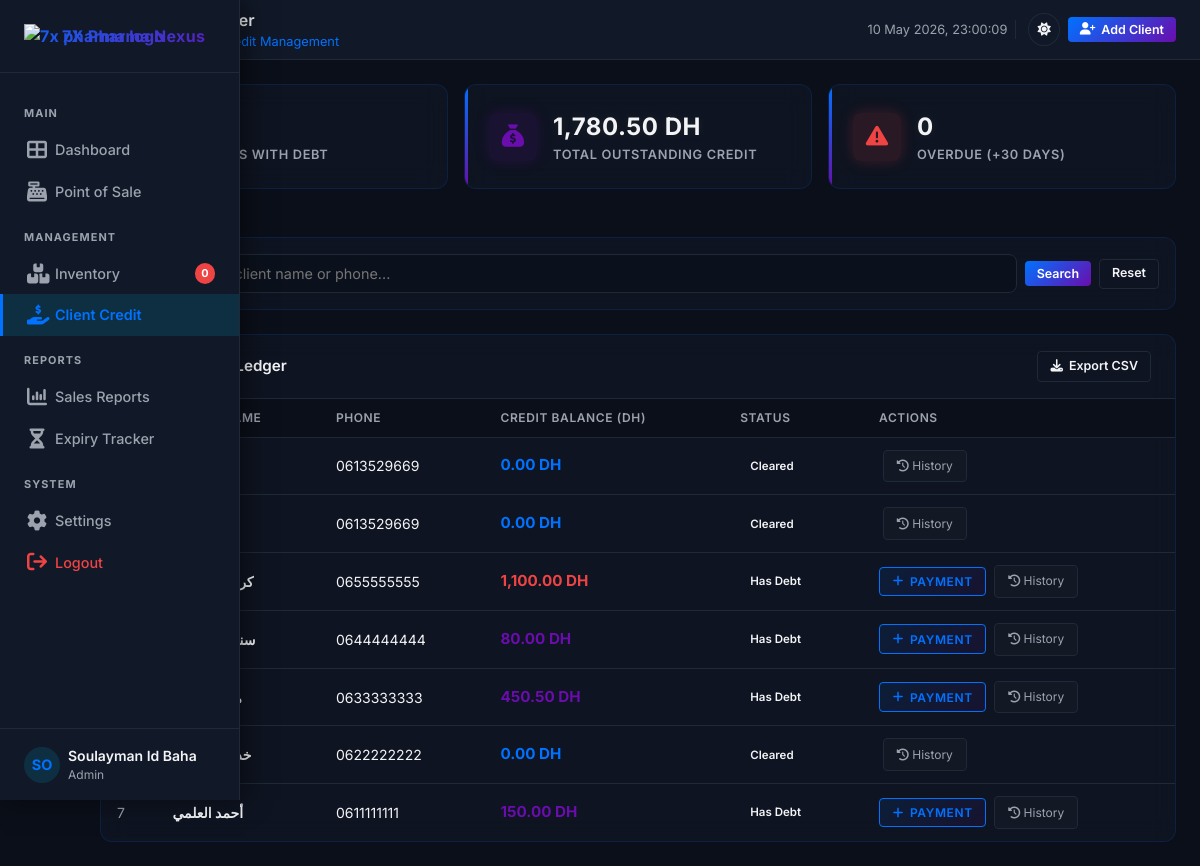
Page /public/credit (signed in) on the committed database.
### tables this page shows
CREATE TABLE `clients` (
  `id` int(11) NOT NULL,
  `name` varchar(100) NOT NULL,
  `phone` varchar(20) DEFAULT NULL,
  `credit_balance` decimal(12,2) DEFAULT 0.00,
  `created_at` timestamp NOT NULL DEFAULT current_timestamp()
);

### app/controllers/CreditController.php (called while the page is built, shortened)
<?php
class CreditController extends Controller {
    public function index() {
        $clientModel = $this->model('Client');
        $clients = $clientModel->getAll();
        $this->view('credit', ['clients' => $clients]);
    }
}
?>

### app/core/Router.php (called while the page is built, shortened)
<?php
class Router {
    protected $method = 'index';
    public function __construct() {
        $url = $this->parseUrl();
        if (isset($url[0]) && file_exists(ROOT_DIR . '/app/controllers/' . ucfirst($url[0]) . 'Controller.php')) {
            unset($url[0]);
        }
        $this->controller = new $this->controller();
        $this->params = $url ? array_values($url) : [];
        call_user_func_array([$this->controller, $this->method], $this->params);
    }
    private function parseUrl() {
        if (isset($_GET['url'])) {
            $url = rtrim($_GET['url'], '/');
            $url = filter_var($url, FILTER_SANITIZE_URL);
            $url = explode('/', $url);
            return $url;
        }
        return [];
    }
}

### public/index.php (called while the page is built, shortened)
<?php
require_once ROOT_DIR . '/app/config/Database.php';
require_once ROOT_DIR . '/app/core/Model.php';
require_once ROOT_DIR . '/app/core/Controller.php';
require_once ROOT_DIR . '/app/core/Router.php';
$router = new Router();
?>

### app/config/Database.php (called while the page is built, shortened)
<?php
class Database {
    private $conn;
    public function __construct() {
        $host = $_ENV['DB_HOST'] ?? '127.0.0.1';
        $port = $_ENV['DB_PORT'] ?? '3307';
        $db_name = $_ENV['DB_NAME'] ?? 'pharma_core';
        $username = $_ENV['DB_USER'] ?? 'root';
        $password = $_ENV['DB_PASS'] ?? '';
        try {
            $dsn = "mysql:host={$host};port={$port};dbname={$db_name};charset=utf8mb4";
            $options = [
                PDO::ATTR_ERRMODE => PDO::ERRMODE_EXCEPTION,
                PDO::ATTR_DEFAULT_FETCH_MODE => PDO::FETCH_ASSOC,
                PDO::ATTR_EMULATE_PREPARES => false,
            ];
            $this->conn = new PDO($dsn, $username, $password, $options);
        } catch(PDOException $e) {
            $this->logError($e);
            $error_view = ROOT_DIR . '/views/db_error.php';
            if (file_exists($error_view)) {
                include $error_view;
            } else {
                header('HTTP/1.1 500 Internal Server Error');
                echo "Database Connection Error. Design file missing.";
            }
            exit();
        }
    }
    public function getConnection() {
        return $this->conn;
    }
}
?>

### app/core/Model.php (called while the page is built, shortened)
<?php
class Model {
    protected $db;
    public function __construct() {
        require_once ROOT_DIR . '/app/config/Database.php';
        $database = new Database();
        $this->db = $database->getConnection();
    }
    protected function query($sql, $params = []) {
        $stmt = $this->db->prepare($sql);
        $stmt->execute($params);
        return $stmt;
    }
}

### app/models/Client.php (called while the page is built, shortened)
<?php
class Client extends Model {
    protected $table = 'clients';
    public function getAll() {
        $sql = "SELECT * FROM {$this->table} ORDER BY id DESC";
        $stmt = $this->query($sql);
        if ($stmt) {
            return $stmt->fetchAll(PDO::FETCH_ASSOC);
        }
        return [];
    }
}

### views/pages/credit.php (the view, shortened to what this page needs)
<?php
$total_debt = 0;
$clients_with_debt = 0;
if (!empty($clients)) {
    foreach ($clients as $client) {
        if ($client['credit_balance'] > 0) {
            $total_debt += $client['credit_balance'];
            $clients_with_debt++;
        }
    }
}
?>
<!DOCTYPE html>
<html lang="en" data-theme="dark">
<head>
    <link rel="stylesheet" href="https://cdnjs.cloudflare.com/ajax/libs/font-awesome/6.4.0/css/all.min.css">
    <link rel="stylesheet" href="<?= BASE_URL ?>/assets/css/global.css">
    <link rel="stylesheet" href="<?= BASE_URL ?>/assets/css/dashboard.css">
    <link rel="stylesheet" href="<?= BASE_URL ?>/assets/css/credit.css">
</head>
<body>
    <div class="dashboard-layout">
        <aside class="sidebar" id="sidebar" aria-label="Main navigation">
            <div class="sidebar-brand">
                <img src="<?= BASE_URL ?>/assets/images/logo/7X-PHARMA-ICO.png" alt="7x pharma logo">
                <span class="nav-text">7X Pharma Nexus</span>
            </div>
            <nav class="sidebar-nav" aria-label="Sidebar navigation">
                <p class="nav-section-label">Main</p>
                <a href="<?= BASE_URL ?>/dashboard" class="nav-item " aria-current="page">
                    <i class="fa-solid fa-table-cells-large fa-fw"></i>
                    <span class="nav-text">Dashboard</span>
                </a>
                <a href="<?= BASE_URL ?>/pos" class="nav-item">
                    <i class="fa-solid fa-cash-register fa-fw"></i>
                    <span class="nav-text">Point of Sale</span>
                </a>
                <p class="nav-section-label">Management</p>
                <a href="<?= BASE_URL ?>/inventory" class="nav-item">
                    <i class="fa-solid fa-boxes-stacked fa-fw"></i>
                    <span class="nav-text">Inventory</span>
                    <span class="nav-badge"><?= $low_stock_count ?? 0 ?></span>
                </a>
                <a href="<?= BASE_URL ?>/credit" class="nav-item active">
                    <i class="fa-solid fa-hand-holding-dollar fa-fw"></i>
                    <span class="nav-text">Client Credit</span>
                </a>
                <p class="nav-section-label">Reports</p>
                <a href="<?= BASE_URL ?>/reports/sales" class="nav-item">
                    <i class="fa-solid fa-chart-column fa-fw"></i>
                    <span class="nav-text">Sales Reports</span>
                </a>
                <a href="<?= BASE_URL ?>/reports/expiry" class="nav-item">
                    <i class="fa-solid fa-hourglass-half fa-fw"></i>
                    <span class="nav-text">Expiry Tracker</span>
                </a>
                <p class="nav-section-label">System</p>
                <a href="<?= BASE_URL ?>/settings" class="nav-item">
                    <i class="fa-solid fa-gear fa-fw"></i>
                    <span class="nav-text">Settings</span>
                </a>
                <a href="<?= BASE_URL ?>/auth/logout" class="nav-item" style="color: var(--color-danger);">
                    <i class="fa-solid fa-arrow-right-from-bracket fa-fw"></i>
                    <span class="nav-text">Logout</span>
                </a>
            </nav>
            <div class="sidebar-footer">
                <div class="sidebar-user">
                    <div class="user-avatar"><?= strtoupper(substr($_SESSION['name'] ?? 'AD', 0, 2)) ?></div>
                    <div class="user-info">
                        <div class="user-name"><?= htmlspecialchars($_SESSION['name'] ?? 'Admin') ?></div>
                        <div class="user-role"><?= htmlspecialchars(ucfirst($_SESSION['role'] ?? 'Administrator')) ?></div>
                    </div>
                </div>
            </div>
        </aside>
        <div class="main-content">
            <header class="top-navbar">
                <div class="navbar-left">
                    <div>
                        <div class="page-title">Client Credit Ledger</div>
                        <div class="breadcrumb">7X Pharma Nexus &rsaquo; <span>Credit Management</span></div>
                    </div>
                </div>
                <div class="navbar-right">
                    <span class="navbar-clock" id="navbar-clock"></span>
                    <button id="theme-toggle" class="btn-icon" aria-label="Toggle Theme">
                        <span id="theme-icon"></span>
                    </button>
                    <button class="btn btn-primary btn-sm btn-glow" id="btn-open-add-client" aria-label="Add new client">
                        <i class="fa-solid fa-user-plus"></i>
                        Add Client
                    </button>
                </div>
            </header>
            <main class="page-body">
                <div class="credit-stats">
                    <div class="credit-stat-card glass-panel">
                        <div class="credit-stat-icon blue neon-glow-blue"><i class="fa-solid fa-users"></i></div>
                        <div class="credit-stat-body">
                            <div class="stat-value"><?= $clients_with_debt ?></div>
                            <div class="stat-label">Clients with Debt</div>
                        </div>
                    </div>
                    <div class="credit-stat-card glass-panel">
                        <div class="credit-stat-icon purple neon-glow-purple"><i class="fa-solid fa-sack-dollar"></i></div>
                        <div class="credit-stat-body">
                            <div class="stat-value"><?= number_format($total_debt, 2) ?> DH</div>
                            <div class="stat-label">Total Outstanding Credit</div>
                        </div>
                    </div>
                    <div class="credit-stat-card glass-panel">
                        <div class="credit-stat-icon red neon-glow-red"><i class="fa-solid fa-triangle-exclamation"></i></div>
                        <div class="credit-stat-body">
                            <div class="stat-value">0</div>
                            <div class="stat-label">Overdue (+30 days)</div>
                        </div>
                    </div>
                </div>
                <div class="panel glass-panel">
                    <div class="panel-body" style="padding:var(--space-3);">
                        <form method="GET" action="<?= BASE_URL ?>/credit" class="credit-filter-bar" role="search">
                            <div class="search-input-wrap">
                                <input type="search" name="q" value="<?= htmlspecialchars($_GET['q'] ?? '') ?>" placeholder="Search by client name or phone..." aria-label="Search clients">
                            </div>
                            <button type="submit" class="btn btn-primary btn-sm">Search</button>
                            <a href="<?= BASE_URL ?>/credit" class="btn btn-outline btn-sm">Reset</a>
                        </form>
                    </div>
                </div>
                <div class="panel glass-panel">
                    <div class="panel-header">
                        <h2 class="panel-title">
                            Client Debt Ledger
                        </h2>
                        <div class="panel-actions">
                            <a href="#" class="btn btn-outline btn-sm"><i class="fa-solid fa-download"></i> Export CSV</a>
                        </div>
                    </div>
                    <div class="table-responsive">
                        <table class="data-table" aria-label="Client credit ledger">
                            <thead>
                                <tr>
                                    <th>#</th>
                                    <th>Client Name</th>
                                    <th>Phone</th>
                                    <th>Credit Balance (DH)</th>
                                    <th>Status</th>
                                    <th>Actions</th>
                                </tr>
                            </thead>
                            <tbody>
                                <?php if (!empty($clients)): ?>
                                    <?php foreach ($clients as $index => $client): ?>
                                        <?php
                                        $balance = floatval($client['credit_balance']);
                                        $debtClass = $balance > 500 ? 'high' : ($balance > 0 ? 'medium' : 'low');
                                        $statusBadge = $balance > 0 ? '<span class="badge badge-debt">Has Debt</span>' : '<span class="badge badge-cleared">Cleared</span>';
                                        ?>
                                        <tr>
                                            <td style="color:var(--color-text-secondary);"><?= $index + 1 ?></td>
                                            <td>
                                                <strong class="client-name-text"><?= htmlspecialchars($client['name']) ?></strong>
                                            </td>
                                            <td><span class="phone-text"><?= htmlspecialchars($client['phone'] ?? 'N/A') ?></span></td>
                                            <td><span class="debt-amount <?= $debtClass ?>"><?= number_format($balance, 2) ?> DH</span></td>
                                            <td><?= $statusBadge ?></td>
                                            <td>
                                                <?php if ($balance > 0): ?>
                                                    <button class="btn-pay" data-client-id="<?= $client['id'] ?>" data-client-name="<?= htmlspecialchars($client['name'], ENT_QUOTES) ?>" data-balance="<?= $balance ?>" id="pay-btn-<?= $client['id'] ?>">
                                                        <i class="fa-solid fa-plus"></i> Payment
                                                    </button>
                                                <?php endif; ?>
                                                <a href="<?= BASE_URL ?>/credit/history/<?= $client['id'] ?>" class="btn-table-action" style="margin-left:4px; text-decoration:none; display:inline-block;">
                                                    <i class="fa-solid fa-clock-rotate-left"></i> History
                                                </a>
                                            </td>
                                        </tr>
                                    <?php endforeach; ?>
                                <?php endif; ?>
                            </tbody>
                        </table>
                    </div>
                </div>
            </main>
        </div>
    </div>
</body>
</html>

### rows in the picture
clients: phone "0613529669", credit_balance "0.00", shows "Cleared"
clients: phone "0613529669", credit_balance "0.00", shows "Cleared"
clients: phone "0655555555", credit_balance "1,100.00", shows "Has Debt"
clients: name "سناء…", phone "0644444444", credit_balance "80.00", shows "Has Debt"
clients: phone "0633333333", credit_balance "450.50", shows "Has Debt"
clients: phone "0622222222", credit_balance "0.00", shows "Cleared"
clients: name "أحمد العلمي", phone "0611111111", credit_balance "150.00", shows "Has Debt"

### other values in the picture
$low_stock_count "0"
substr($_SESSION['name'] ?? 'AD', 0, 2) "SO"
$_SESSION['name'] "Soulayman Id Baha"
$_SESSION['role'] "Admin"
$total_debt "1,780.50"
